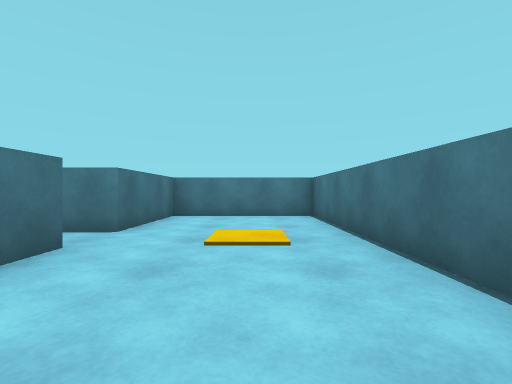
[1] (above)

12 first-person views from a walk through a scene from a Unity 3-D project. The camera is 0.62 m above the floor, looks level and sees 85° across. The floor is counted in squares, 1 m on a side. Each view is taken from the middle of a square. On the plan, view 1 faces up. The plan holds only what a view shows up to about 9 squares ahead; the rest is blank. The place goes on beyond the plan. The player is left out.

[2]
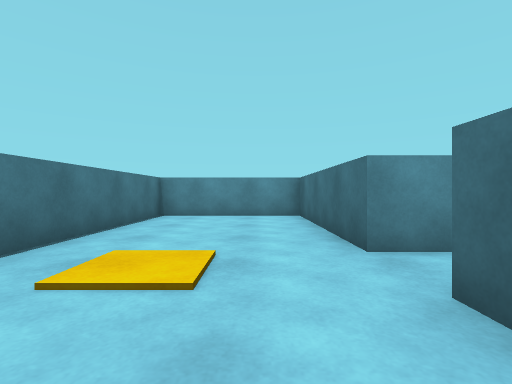

[3]
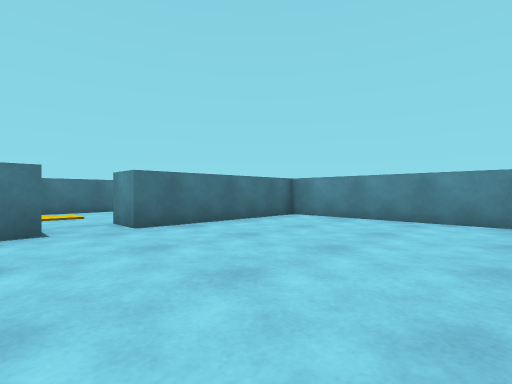

[4]
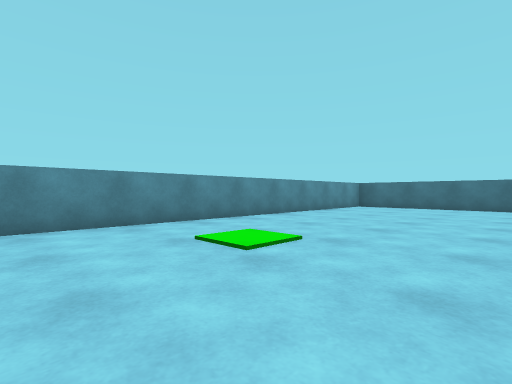

[5]
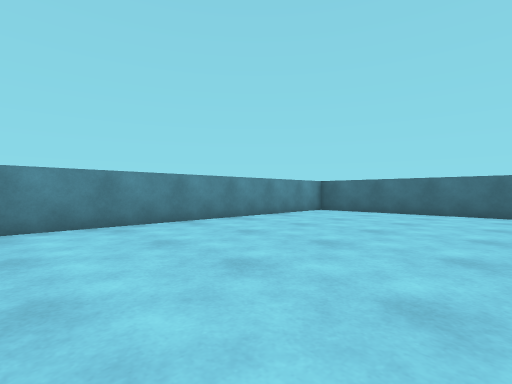

[6]
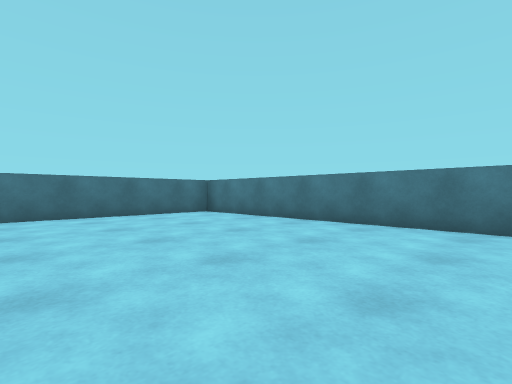

[7]
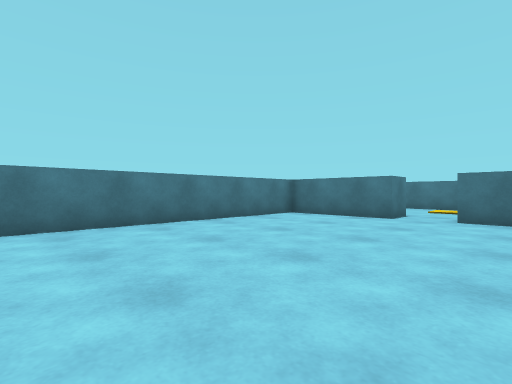

[8]
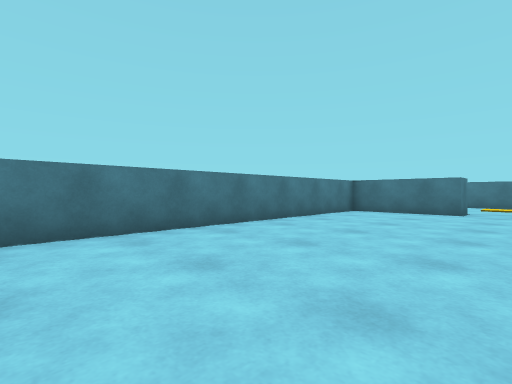

[9]
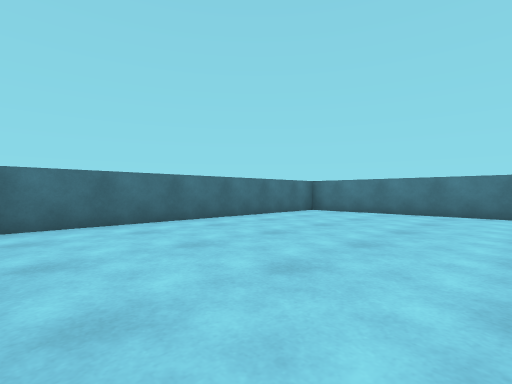

[10]
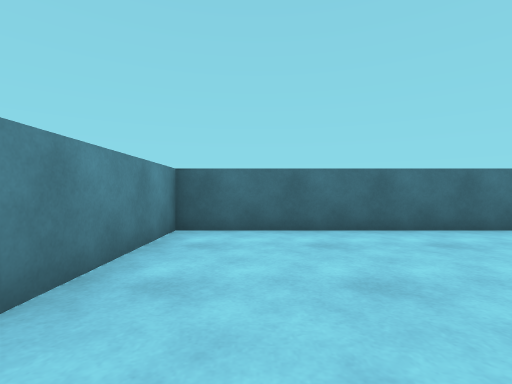

[11]
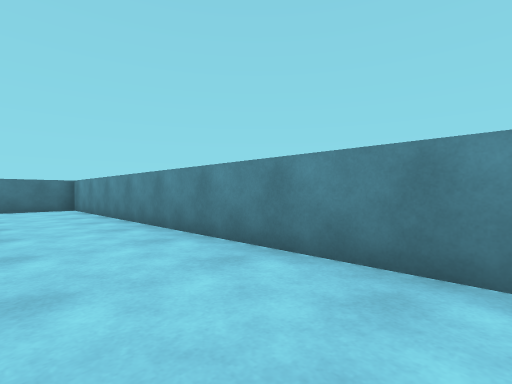

[12]
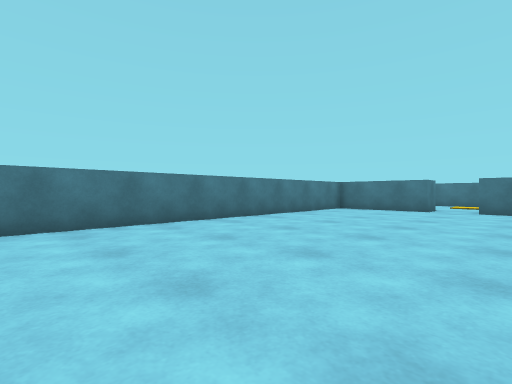

### Floor plan
Points are (right, up) in squares from view 1. A wall is a line through its corners. A room is listed if a view was taken in it or the views show most of it. See-through windows are left out.
Room 1 (views 1, 2)
walls: (-3.1, 3.1) (-2.2, 3.1) (-2.2, -1.3) (1.5, -1.3) (1.5, 7.3) (-2.2, 7.3) (-2.2, 4.4) (-3.1, 4.4)
ways out: opening at (-2.5, 4) to room 2
Room 2 (views 3, 4, 5, 6, 7, 8, 9, 10, 11, 12)
walls: (-3.1, 4.4) (-3.1, 7.3) (-17.5, 7.3) (-17.5, -1.3) (-3.1, -1.3) (-3.1, 3.1)
ways out: opening at (-2.5, 4) to room 1

Positions as (right, up) in squares from view 1, and headings:
1: (0, 0), facing up
2: (-1, 6), facing down
3: (-8, 5), facing down-right
4: (-6, 4), facing down-left
5: (-9, 4), facing down-left
6: (-10, 2), facing up-left
7: (-10, 2), facing up-right
8: (-12, 3), facing up-right
9: (-12, -1), facing up-left
10: (-13, 0), facing left
11: (-14, 1), facing down-right
12: (-13, 2), facing up-right
